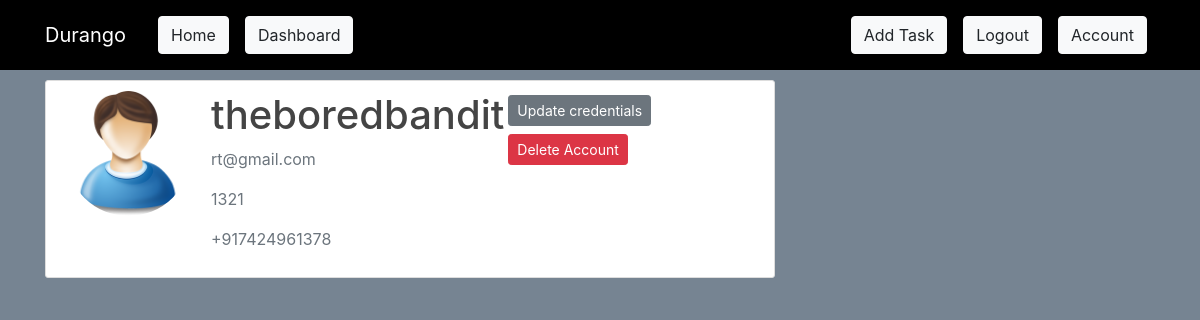
Screenshot of /account (signed in) with the database file from the repository.
### durango/models.py (models this page shows, shortened)
class User(db.Model, UserMixin):
    id=db.Column(db.Integer, primary_key=True)
    username=db.Column(db.String(20),unique=True, nullable=False)
    email=db.Column(db.String(100),unique=True, nullable=False)
    instituteId=db.Column(db.String(20), unique=True, nullable=False)
    mobileNum=db.Column(db.String(10), unique=True, nullable=False)
    image_file=db.Column(db.String(20),nullable=False,default='user.png')
    password=db.Column(db.String(50),nullable=False)
    tasks=db.relationship('Task',backref='author',lazy=True)

### durango/routes.py (the view)
@app.route("/account")
@login_required
def account():
    image_file=url_for('static',filename='profile_pics/' + current_user.image_file)
    return render_template('account.html',title='Account',image_file=image_file)

### durango/models.py (called while the page is built)
@login_manager.user_loader
def load_user(user_id):
    return User.query.get(int(user_id)) #getting user by id

### durango/templates/account.html
{%extends "layout.html" %}
{% block content %}
 <div class="content-section" >
 	<div class="media">
 		<img class="rounded-circle account-img"  src="{{image_file}}">
 		<div class="media-body">
 			<h2 class="account-heading">{{current_user.username}}</h2>
 			<p class="text-secondary">{{current_user.email}}</p>
 			<p class="text-secondary">{{current_user.instituteId}}</p>
 			<p class="text-secondary">{{current_user.mobileNum}}</p>
 		</div>
 		<div>
            <a class="btn btn-secondary btn-sm m-1" href="{{url_for('update_account')}}"> Update credentials</a>
            <button type="button" class="btn btn-danger btn-sm m-1" data-toggle="modal" data-target="#deleteModal"> Delete Account</button>
          </div>
 	</div>
 </div>
{% endblock %}

### durango/static/main.css (style rules this page uses)
body { background: #768492; color: #333333; margin-top: 5rem; }
h1,h2, h3, h4, h5, h6 { color: #444444; }
.content-section { background: #ffffff; padding: 10.1px 20px; border: 1px solid #dddddd; border-radius: 3px; margin-bottom: 20px; }
.account-img { height: 125px; width: 125px; margin-right: 20px; margin-bottom: 16px; }
.account-heading { font-size: 2.5rem; }

### rows the page displays
User: username "theboredbandit", email "rt@gmail.com", instituteId "1321", mobileNum "+917424961378"
